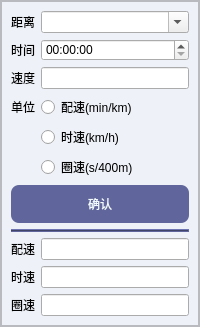
         <widget class="QWidget" name="page_convert">
          <layout class="QVBoxLayout" name="verticalLayout_10">
           <property name="spacing">
            <number>0</number>
           </property>
           <property name="leftMargin">
            <number>0</number>
           </property>
           <property name="topMargin">
            <number>0</number>
           </property>
           <property name="rightMargin">
            <number>0</number>
           </property>
           <property name="bottomMargin">
            <number>0</number>
           </property>
           <item>
            <widget class="QFrame" name="frame_convert">
             <property name="styleSheet">
              <string notr="true">QFrame{
    background-color: #EEF1F7
}</string>
             </property>
             <property name="frameShape">
              <enum>QFrame::StyledPanel</enum>
             </property>
             <property name="frameShadow">
              <enum>QFrame::Raised</enum>
             </property>
             <layout class="QVBoxLayout" name="verticalLayout_13">
              <property name="spacing">
               <number>0</number>
              </property>
              <property name="leftMargin">
               <number>0</number>
              </property>
              <property name="topMargin">
               <number>0</number>
              </property>
              <property name="rightMargin">
               <number>0</number>
              </property>
              <property name="bottomMargin">
               <number>0</number>
              </property>
              <item>
               <widget class="QFrame" name="frame_convert_must">
                <property name="frameShape">
                 <enum>QFrame::StyledPanel</enum>
                </property>
                <property name="frameShadow">
                 <enum>QFrame::Raised</enum>
                </property>
                <layout class="QFormLayout" name="formLayout">
                 <property name="leftMargin">
                  <number>9</number>
                 </property>
                 <item row="0" column="0">
                  <widget class="QLabel" name="label_distance">
                   <property name="text">
                    <string>&lt;html&gt;&lt;head/&gt;&lt;body&gt;&lt;p align=&quot;center&quot;&gt;距离&lt;/p&gt;&lt;/body&gt;&lt;/html&gt;</string>
                   </property>
                  </widget>
                 </item>
                 <item row="0" column="1">
                  <widget class="QComboBox" name="comboBox_distance">
                   <property name="editable">
                    <bool>true</bool>
                   </property>
                   <item>
                    <property name="text">
                     <string/>
                    </property>
                   </item>
                   <item>
                    <property name="text">
                     <string>1km</string>
                    </property>
                   </item>
                   <item>
                    <property name="text">
                     <string>3km</string>
                    </property>
                   </item>
                   <item>
                    <property name="text">
                     <string>5km</string>
                    </property>
                   </item>
                   <item>
                    <property name="text">
                     <string>10km</string>
                    </property>
                   </item>
                   <item>
                    <property name="text">
                     <string>半程马拉松</string>
                    </property>
                   </item>
                   <item>
                    <property name="text">
                     <string>马拉松</string>
                    </property>
                   </item>
                  </widget>
                 </item>
                 <item row="1" column="0">
                  <widget class="QLabel" name="label_time">
                   <property name="text">
                    <string>&lt;html&gt;&lt;head/&gt;&lt;body&gt;&lt;p align=&quot;center&quot;&gt;时间&lt;/p&gt;&lt;/body&gt;&lt;/html&gt;</string>
                   </property>
                  </widget>
                 </item>
                 <item row="1" column="1">
                  <widget class="QTimeEdit" name="timeEdit_time">
                   <property name="displayFormat">
                    <string>hh:mm:ss</string>
                   </property>
                  </widget>
                 </item>
                 <item row="2" column="0">
                  <widget class="QLabel" name="label_speed">
                   <property name="text">
                    <string>&lt;html&gt;&lt;head/&gt;&lt;body&gt;&lt;p align=&quot;center&quot;&gt;速度&lt;/p&gt;&lt;/body&gt;&lt;/html&gt;</string>
                   </property>
                  </widget>
                 </item>
                 <item row="2" column="1">
                  <widget class="QLineEdit" name="lineEdit_speed"/>
                 </item>
                 <item row="3" column="0">
                  <widget class="QLabel" name="label_unit">
                   <property name="text">
                    <string>单位</string>
                   </property>
                  </widget>
                 </item>
                 <item row="3" column="1">
                  <widget class="QRadioButton" name="radioButton_pace">
                   <property name="text">
                    <string>配速(min/km)</string>
                   </property>
                  </widget>
                 </item>
                 <item row="4" column="1">
                  <widget class="QRadioButton" name="radioButton_hourSpeed">
                   <property name="text">
                    <string>时速(km/h)</string>
                   </property>
                  </widget>
                 </item>
                 <item row="5" column="1">
                  <widget class="QRadioButton" name="radioButton_lapSpeed">
                   <property name="text">
                    <string>圈速(s/400m)</string>
                   </property>
                  </widget>
                 </item>
                 <item row="7" column="0" colspan="2">
                  <widget class="QFrame" name="frame_divisionLine">
                   <property name="styleSheet">
                    <string notr="true">QFrame{
	color: rgb(96, 102, 155);
	background-color: rgb(96, 102, 155);
}</string>
                   </property>
                   <property name="frameShape">
                    <enum>QFrame::HLine</enum>
                   </property>
                   <property name="frameShadow">
                    <enum>QFrame::Raised</enum>
                   </property>
                  </widget>
                 </item>
                 <item row="8" column="0">
                  <widget class="QLabel" name="label_pace">
                   <property name="text">
                    <string>配速</string>
                   </property>
                  </widget>
                 </item>
                 <item row="8" column="1">
                  <widget class="QLineEdit" name="lineEdit_pace"/>
                 </item>
                 <item row="9" column="0">
                  <widget class="QLabel" name="label_hourSpeed">
                   <property name="text">
                    <string>时速</string>
                   </property>
                  </widget>
                 </item>
                 <item row="9" column="1">
                  <widget class="QLineEdit" name="lineEdit_hourSpeed">
                   <property name="readOnly">
                    <bool>true</bool>
                   </property>
                  </widget>
                 </item>
                 <item row="10" column="0">
                  <widget class="QLabel" name="label_lapSpeed">
                   <property name="text">
                    <string>圈速</string>
                   </property>
                  </widget>
                 </item>
                 <item row="10" column="1">
                  <widget class="QLineEdit" name="lineEdit_lapSpeed">
                   <property name="readOnly">
                    <bool>true</bool>
                   </property>
                  </widget>
                 </item>
                 <item row="6" column="0" colspan="2">
                  <widget class="QPushButton" name="pushButton_convert_confirm">
                   <property name="styleSheet">
                    <string notr="true">QPushButton {
    color:rgb(242, 250, 253);
    border-radius: 8px;
    padding: 10px 15px;
}
QPushButton:pressed {
    background-color: #D8D8FA;
}

QPushButton {
   background-color:#60669B;
}

QPushButton:pressed {
    background-color: #B0E0E6;
}</string>
                   </property>
                   <property name="text">
                    <string>确认</string>
                   </property>
                  </widget>
                 </item>
                </layout>
               </widget>
              </item>
             </layout>
            </widget>
           </item>
          </layout>
         </widget>
